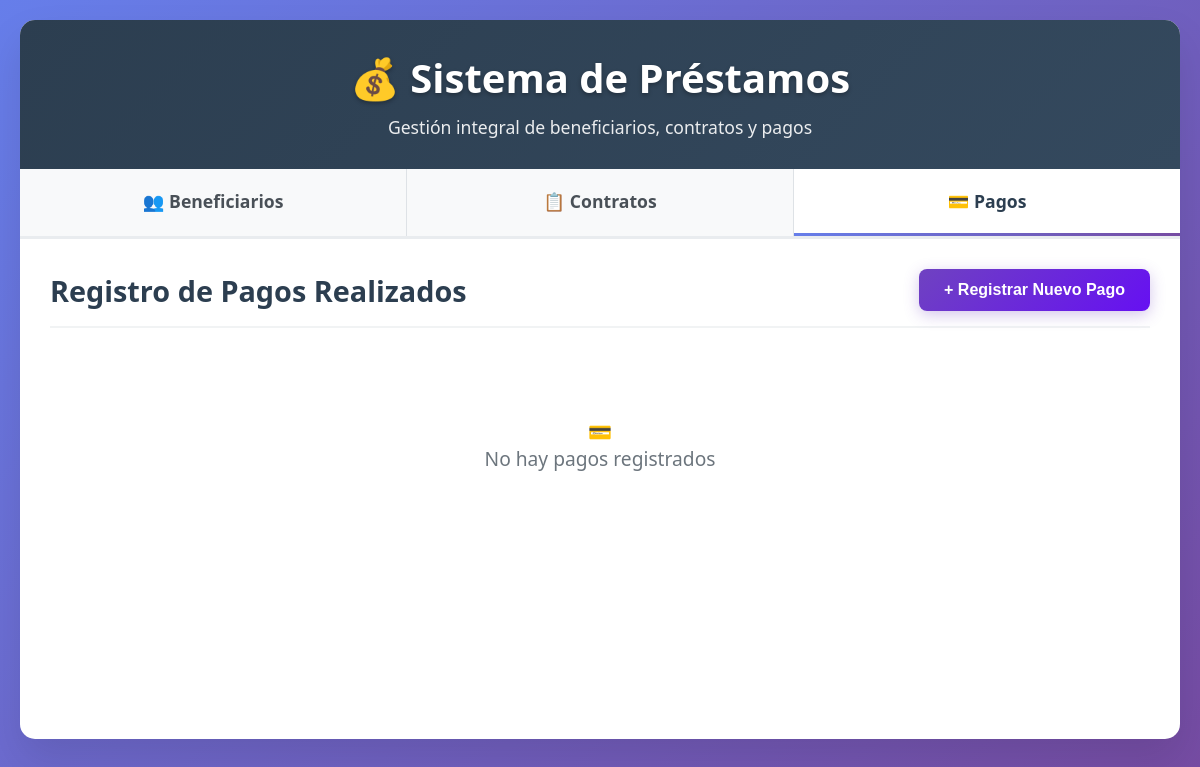
The app's page /?seccion=pagos, older data.
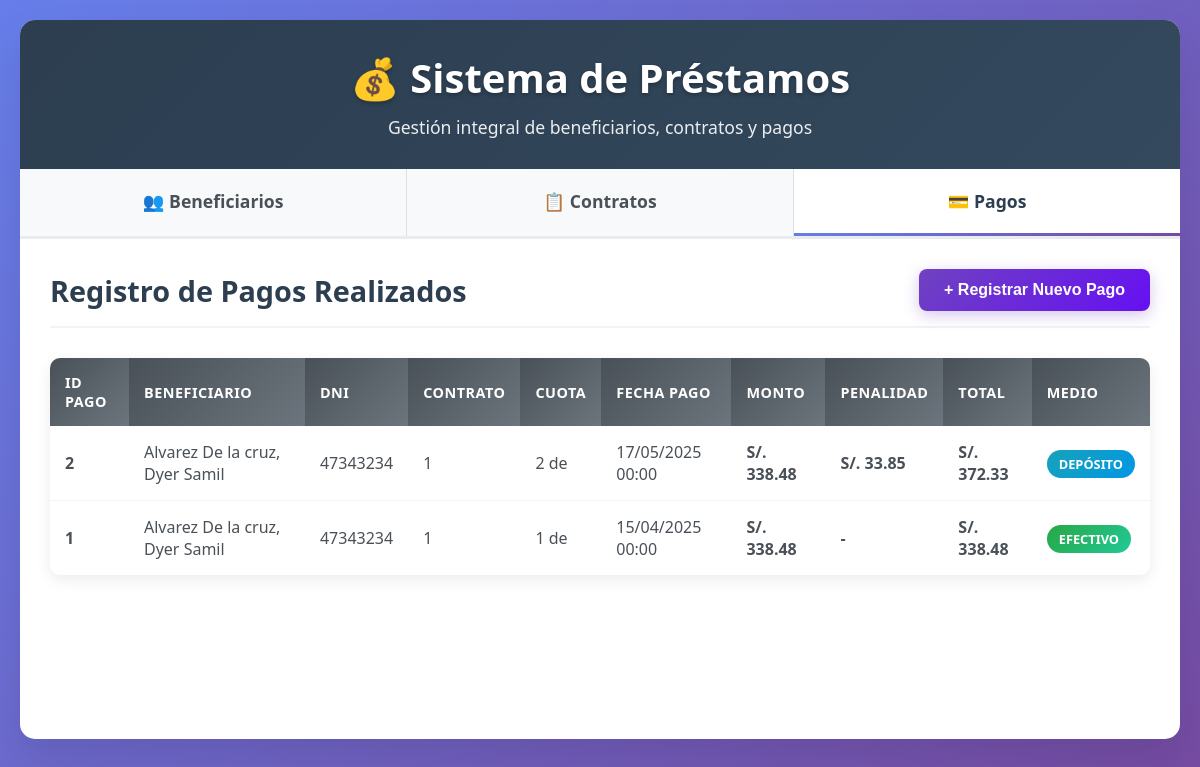
The same page, newer data.
### tables this page shows
CREATE TABLE pagos
(
	idpago		INT AUTO_INCREMENT PRIMARY KEY,
    idcontrato	INT 			NOT NULL,
    numcuota 	TINYINT 		NOT NULL COMMENT 'Se debe cancelar la cuota en su totalidad sin AMORTIZACIONES',
    fechapago	DATETIME 		NULL COMMENT 'Fecha efectiva de pago',
    monto 		DECIMAL(7,2)	NOT NULL,
    penalidad	DECIMAL(7,2)	NOT NULL DEFAULT 0 COMMENT '10% del valor de la cuota',
    medio 		ENUM('EFC', 'DEP')NULL COMMENT 'EFC = Efectivo, DEP = Depósito',
    CONSTRAINT fk_idcontrato_pag FOREIGN KEY (idcontrato) REFERENCES contratos (idcontrato),
    CONsTRAINT uk_numcuota_pag UNIQUE (idcontrato, numcuota)
);

CREATE TABLE beneficiarios
(
	idbeneficiario	INT AUTO_INCREMENT PRIMARY KEY,
    apellidos		VARCHAR(50) 		NOT NULL,
    nombres 		VARCHAR(50) 		NOT NULL,
    dni 			CHAR(8) 			NOT NULL,
    telefono 		CHAR(9) 			NOT NULL,
    direccion 		VARCHAR(90) 		NULL,
    creado 			DATETIME 			NOT NULL DEFAULT NOW(),
    modificado 		DATETIME 			NULL,
    CONSTRAINT uk_dni_be UNIQUE (dni)
);

CREATE TABLE contratos
(
	idcontrato 		INT AUTO_INCREMENT PRIMARY KEY,
    idbeneficiario  INT 			NOT NULL,
    monto 			DECIMAL(7,2)  	NOT NULL,
    interes 		DECIMAL(5,2)  	NOT NULL,
    fechainicio 	DATE 			NOT NULL,
    diapago 		TINYINT 		NOT NULL,
    numcuotas 		TINYINT 		NOT NULL COMMENT 'Expresado en meses',
    estado 			ENUM('ACT','FIN') NOT NULL DEFAULT 'ACT' COMMENT 'ACT = Activo, FIN = Finalizo',
    creado 			DATETIME 			NOT NULL DEFAULT NOW(),
    modificado 		DATETIME 			NULL,
    CONSTRAINT fk_idbeneficiario_con FOREIGN KEY (idbeneficiario) REFERENCES beneficiarios (idbeneficiario)
);

### app/models/Conexion.php (called while the page is built, shortened)
<?php
class Conexion {
    private $host = 'localhost';
    private $dbname = 'prestamos';
    private $username = 'root';
    private $password = '';
    private $pdo;
    public function __construct() {
        try {
            $this->pdo = new PDO(
                "mysql:host={$this->host};dbname={$this->dbname};charset=utf8",
                $this->username,
                $this->password
            );
            $this->pdo->setAttribute(PDO::ATTR_ERRMODE, PDO::ERRMODE_EXCEPTION);
            $this->pdo->setAttribute(PDO::ATTR_DEFAULT_FETCH_MODE, PDO::FETCH_ASSOC);
        } catch(PDOException $e) {
            die("Error de conexión: " . $e->getMessage());
        }
    }
    public function getConnection() {
        return $this->pdo;
    }
}
?>

### app/models/Pago.php (called while the page is built, shortened)
<?php
require_once 'Conexion.php';
class Pago {
    private $pdo;
    public function __construct() {
        $conexion = new Conexion();
        $this->pdo = $conexion->getConnection();
    }
    public function obtenerPagosRealizados() {
        try {
            $stmt = $this->pdo->prepare("
                SELECT p.*, c.idcontrato, c.monto as monto_contrato, c.fechainicio,
                       CONCAT(b.apellidos, ', ', b.nombres) as beneficiario_nombre,
                       b.dni as beneficiario_dni
                FROM pagos p
                INNER JOIN contratos c ON p.idcontrato = c.idcontrato
                INNER JOIN beneficiarios b ON c.idbeneficiario = b.idbeneficiario
                WHERE p.fechapago IS NOT NULL
                ORDER BY p.fechapago DESC
            ");
            $stmt->execute();
            return $stmt->fetchAll();
        } catch(PDOException $e) {
            throw new Exception("Error al obtener pagos realizados: " . $e->getMessage());
        }
    }
}
?>

### app/models/Contrato.php (called while the page is built, shortened)
<?php
require_once 'Conexion.php';
class Contrato {
    public function __construct() {
        $conexion = new Conexion();
    }
}
?>

### app/controllers/pago.controller.php (called while the page is built, shortened)
<?php
require_once 'app/models/Pago.php';
require_once 'app/models/Contrato.php';
class PagoController {
    private $pagoModel;
    public function __construct() {
        $this->pagoModel = new Pago();
    }
    public function obtenerPagosRealizadosParaVista() {
        try {
            $pagos = $this->pagoModel->obtenerPagosRealizados();
            return ['exito' => true, 'datos' => $pagos];
        } catch(Exception $e) {
            throw new Exception("Error al obtener pagos: " . $e->getMessage());
        }
    }
}
?>

### public/views/Pago/listar.php (the view, shortened to what this page needs)
<?php
require_once 'app/controllers/pago.controller.php';
try {
    $controller = new PagoController();
    $respuesta = $controller->obtenerPagosRealizadosParaVista();
    $pagos = $respuesta['datos'] ?? [];
} catch (Exception $e) {
    $mensaje_error = $e->getMessage();
    $pagos = [];
}
?>
<link rel="stylesheet" href="public/css/pago.css">
<div class="section-header">
    <h2 class="section-title">Registro de Pagos Realizados</h2>
    <button class="btn-registrar" onclick="abrirModalPago()">+ Registrar Nuevo Pago</button>
</div>
<?php if (count($pagos) > 0): ?>
    <table class="data-table">
        <thead>
            <tr>
                <th>ID Pago</th>
                <th>Beneficiario</th>
                <th>DNI</th>
                <th>Contrato</th>
                <th>Cuota</th>
                <th>Fecha Pago</th>
                <th>Monto</th>
                <th>Penalidad</th>
                <th>Total</th>
                <th>Medio</th>
            </tr>
        </thead>
        <tbody>
            <?php foreach ($pagos as $pago): ?>
                <tr>
                    <td><strong><?php echo $pago['idpago']; ?></strong></td>
                    <td><?php echo $pago['beneficiario_nombre']; ?></td>
                    <td><?php echo $pago['beneficiario_dni']; ?></td>
                    <td><?php echo $pago['idcontrato']; ?></td>
                    <td><?php echo $pago['numcuota']; ?> de <?php echo $pago['numcuotas'] ?? ''; ?></td>
                    <td><?php echo date('d/m/Y H:i', strtotime($pago['fechapago'])); ?></td>
                    <td class="currency">S/. <?php echo number_format($pago['monto'], 2); ?></td>
                    <td class="currency penalidad">
                        <?php if ($pago['penalidad'] > 0): ?>
                            S/. <?php echo number_format($pago['penalidad'], 2); ?>
                        <?php else: ?>
                            -
                        <?php endif; ?>
                    </td>
                    <td class="currency total">S/. <?php echo number_format($pago['monto'] + $pago['penalidad'], 2); ?></td>
                    <td>
                        <?php if ($pago['medio'] === 'EFC'): ?>
                            <span class="badge badge-efectivo">Efectivo</span>
                        <?php else: ?>
                            <span class="badge badge-deposito">Depósito</span>
                        <?php endif; ?>
                    </td>
                </tr>
            <?php endforeach; ?>
        </tbody>
    </table>
<?php else: ?>
    <div class="no-data">
        <div>💳</div>
        <p>No hay pagos registrados</p>
    </div>
<?php endif; ?>

### index.php (shortened to what this page needs)
<?php
require_once 'app/models/Conexion.php';
$seccion = isset($_GET['seccion']) ? $_GET['seccion'] : 'beneficiarios';
?>
<!DOCTYPE html>
<html lang="es">
<head>
    <link rel="stylesheet" href="public/css/main.css">
</head>
<body>
    <div class="container">
        <div class="header">
            <h1>💰 Sistema de Préstamos</h1>
            <p>Gestión integral de beneficiarios, contratos y pagos</p>
        </div>
        <div class="nav-tabs">
            <a href="?seccion=beneficiarios" class="nav-tab <?php echo $seccion === 'beneficiarios' ? 'active' : ''; ?>">
                👥 Beneficiarios
            </a>
            <a href="?seccion=contratos" class="nav-tab <?php echo $seccion === 'contratos' ? 'active' : ''; ?>">
                📋 Contratos
            </a>
            <a href="?seccion=pagos" class="nav-tab <?php echo $seccion === 'pagos' ? 'active' : ''; ?>">
                💳 Pagos
            </a>
        </div>
        <div class="content">
            <?php
            switch($seccion) {
                case 'pagos':
                    include 'public/views/Pago/listar.php';
                    break;
            }
            ?>
        </div>
    </div>
</body>
</html>

### public/css/main.css (style rules this page uses)
* { margin: 0; padding: 0; box-sizing: border-box; }
body { font-family: 'Segoe UI', Tahoma, Geneva, Verdana, sans-serif; background: linear-gradient(135deg, #667eea 0%, #764ba2 100%); min-height: 100vh; padding: 20px; }
.container { max-width: 1200px; margin: 0 auto; background: white; border-radius: 15px; box-shadow: 0 20px 40px rgba(0,0,0,0.1); overflow: hidden; }
.header { background: linear-gradient(135deg, #2c3e50 0%, #34495e 100%); color: white; padding: 30px; text-align: center; }
.header h1 { font-size: 2.5em; margin-bottom: 10px; text-shadow: 0 2px 4px rgba(0,0,0,0.3); }
.header p { opacity: 0.9; font-size: 1.1em; }
.nav-tabs { display: flex; background: #f8f9fa; border-bottom: 3px solid #e9ecef; }
.nav-tab { flex: 1; text-align: center; padding: 20px; background: #f8f9fa; color: #495057; text-decoration: none; font-weight: 600; font-size: 1.1em; transition: all 0.3s ease; border-right: 1px solid #dee2e6; position: relative; }
.nav-tab:last-child { border-right: none; }
.nav-tab.active { background: white; color: #2c3e50; border-bottom: 3px solid #667eea; }
.nav-tab.active::after { content: ''; position: absolute; bottom: -3px; left: 0; right: 0; height: 3px; background: linear-gradient(135deg, #667eea, #764ba2); }
.content { padding: 30px; min-height: 500px; }
.section-header { display: flex; justify-content: space-between; align-items: center; margin-bottom: 30px; padding-bottom: 15px; border-bottom: 2px solid #f1f3f4; }
.section-title { font-size: 1.8em; color: #2c3e50; font-weight: 700; }
.data-table { width: 100%; border-collapse: collapse; background: white; border-radius: 10px; overflow: hidden; box-shadow: 0 5px 15px rgba(0,0,0,0.08); }
.data-table th { background: linear-gradient(135deg, #495057, #6c757d); color: white; padding: 15px; text-align: left; font-weight: 600; text-transform: uppercase; font-size: 0.9em; letter-spacing: 0.5px; }
.data-table td { padding: 15px; border-bottom: 1px solid #f1f3f4; color: #495057; }
.data-table tr:last-child td { border-bottom: none; }
.no-data { text-align: center; padding: 60px 20px; color: #6c757d; font-size: 1.2em; }

### public/css/pago.css (style rules this page uses)
.btn-registrar { background: linear-gradient(135deg, #6f42c1, #6610f2); color: white; padding: 12px 25px; border: none; border-radius: 8px; font-size: 1em; font-weight: 600; cursor: pointer; transition: all 0.3s ease; text-decoration: none; display: inline-block; box-shadow: 0 4px 15px rgba(111, 66, 193, 0.3); }
.badge { padding: 5px 12px; border-radius: 20px; font-size: 0.8em; font-weight: 600; text-transform: uppercase; }
.badge-efectivo { background: linear-gradient(135deg, #28a745, #20c997); color: white; }
.badge-deposito { background: linear-gradient(135deg, #17a2b8, #0097e6); color: white; }
.currency { font-weight: 600; }
.penalidad { color: #dc3545; }
.total { color: #28a745; }

Row changes from the older to the newer data that the page shows:
added pagos: idpago "2", beneficiario_nombre "Alvarez De la cruz, Dyer Samil", beneficiarios.dni "47343234", idcontrato.idcontrato "1", numcuota "2", fechapago "17/05/2025 00:00", monto "338.48", penalidad "33.85", $pago['monto'] + $pago['penalidad'] "372.33", medio "DEPÓSITO"
added pagos: idpago "1", beneficiario_nombre "Alvarez De la cruz, Dyer Samil", beneficiarios.dni "47343234", idcontrato.idcontrato "1", numcuota "1", fechapago "15/04/2025 00:00", monto "338.48", $pago['monto'] + $pago['penalidad'] "338.48", medio "EFECTIVO"
Text that changed along with them:
text no longer shown: "💳 No hay pagos registrados"
text now shown: "ID PAGO BENEFICIARIO DNI CONTRATO CUOTA FECHA PAGO MONTO PENALIDAD TOTAL MEDIO"
